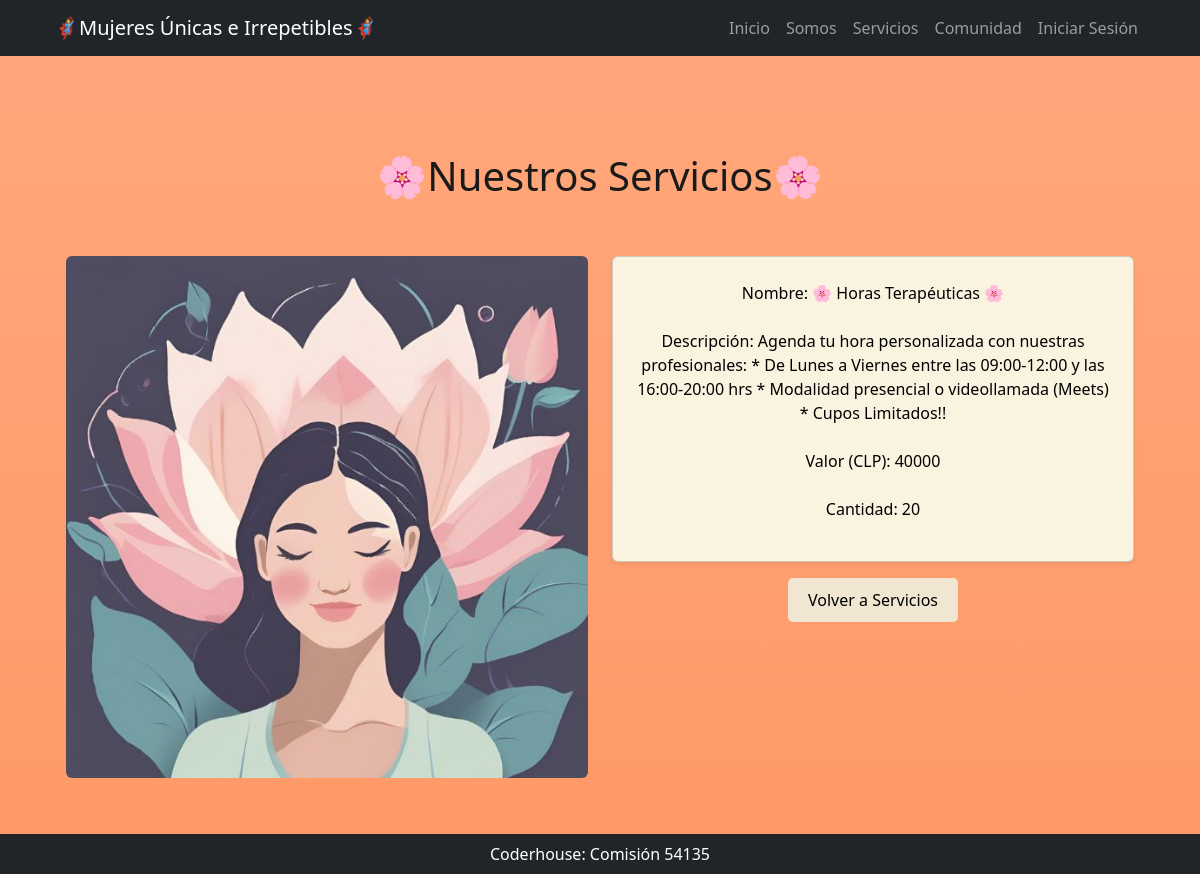
The app's page /servicios/detalleservicio/1 with its own data.
### servicios/models.py (models this page shows, shortened)
class Servicios(models.Model):
    nombre = models.CharField(max_length=200, unique=True)
    descripcion = models.CharField(max_length=500, verbose_name="descripción")
    valor = models.IntegerField(verbose_name="valor (CLP)")
    cantidad = models.IntegerField(null=True, blank=True)
    class Meta:
        verbose_name = "Nuestros Servicios"
        verbose_name_plural = "Nuestros Servicios"

### servicios/views.py (the view)
# urls.py: path('detalleservicio/<int:pk>', views.servicios_detalle, name="servicios_detalle"),
def servicios_detalle(request, pk: int):
    query = models.Servicios.objects.get(id=pk)
    return render(request, "servicios/detalleservicio.html", {"servicio": query})

### servicios/templates/servicios/detalleservicio.html
{% extends 'core/base.html' %}
{% load static %}
{% block titulo %}
  <h1 style="color: #1a1a1a;">🌸Nuestros Servicios🌸</h1>
  <br>
{% endblock titulo %}
{% block contenido %}
    <div class="container mt-4">
        <div class="row">
            <div class="col-md-6">
                <img src="{% static 'core/img/servicios1.webp' %}" class="img-fluid rounded" alt="Servicio Imagen">
            </div>
            <div class="col-md-6">
                <div class="card p-4 shadow-sm rounded" style="background-color: #faf3e0;">
                    <ul class="list-unstyled">
                        <li style="color: black;">Nombre: {{ servicio.nombre }}</li>
                        <br>
                        <li style="color: black;">Descripción: {{ servicio.descripcion }}</li>
                        <br>
                        <li style="color: black;">Valor (CLP): {{ servicio.valor }}</li>
                        <br>
                        {% if servicio.cantidad %}
                            <li style="color: black;">Cantidad: {{ servicio.cantidad }}</li>
                        {% endif %}
                    </ul>
                </div>
                <div class="text-center mt-3">
                    <button style="background-color: #f0e6d2; border: none; padding: 10px 20px; border-radius: 5px;">
                        <a href="{% url 'servicios:home' %}" style="text-decoration: none; color: black;">Volver a Servicios</a>
                    </button>
                </div>
            </div>
        </div>
    </div>
{% endblock contenido %}

### core/templates/core/base.html (style rules this page uses)
body { background-color: #fdf6e3; color: #586e75; }

### records on screen
Servicios: nombre "🌸 Horas Terapéuticas 🌸", descripcion "Agenda tu hora personalizada con nuestras profesionales: * De Lunes a Viernes entre las 09:00-12:00 y las 16:00-20:00 hrs * Modalidad presencial o videollamada (Meets) * Cupos Limitados!!", valor "40000", cantidad "20"
